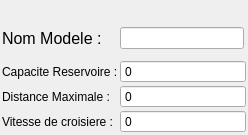
<?xml version="1.0" encoding="UTF-8"?>
<ui version="4.0">
 <class>ModeleShow</class>
 <widget class="QWidget" name="ModeleShow">
  <property name="geometry">
   <rect>
    <x>0</x>
    <y>0</y>
    <width>248</width>
    <height>135</height>
   </rect>
  </property>
  <property name="minimumSize">
   <size>
    <width>248</width>
    <height>0</height>
   </size>
  </property>
  <property name="maximumSize">
   <size>
    <width>250</width>
    <height>166</height>
   </size>
  </property>
  <property name="windowTitle">
   <string>Form</string>
  </property>
  <layout class="QGridLayout" name="gridLayout">
   <property name="leftMargin">
    <number>2</number>
   </property>
   <property name="topMargin">
    <number>2</number>
   </property>
   <property name="rightMargin">
    <number>2</number>
   </property>
   <property name="bottomMargin">
    <number>2</number>
   </property>
   <property name="spacing">
    <number>2</number>
   </property>
   <item row="1" column="0">
    <widget class="QLabel" name="label">
     <property name="minimumSize">
      <size>
       <width>0</width>
       <height>40</height>
      </size>
     </property>
     <property name="maximumSize">
      <size>
       <width>1000</width>
       <height>40</height>
      </size>
     </property>
     <property name="font">
      <font>
       <pointsize>12</pointsize>
      </font>
     </property>
     <property name="text">
      <string>Nom Modele :</string>
     </property>
    </widget>
   </item>
   <item row="2" column="0">
    <widget class="QLabel" name="label_3">
     <property name="text">
      <string>Capacite Reservoire :</string>
     </property>
    </widget>
   </item>
   <item row="3" column="0">
    <widget class="QLabel" name="label_4">
     <property name="text">
      <string>Distance Maximale :</string>
     </property>
    </widget>
   </item>
   <item row="2" column="1" colspan="2">
    <widget class="QSpinBox" name="Reser">
     <property name="buttonSymbols">
      <enum>QAbstractSpinBox::NoButtons</enum>
     </property>
     <property name="maximum">
      <number>10000</number>
     </property>
    </widget>
   </item>
   <item row="3" column="1" colspan="2">
    <widget class="QSpinBox" name="DistM">
     <property name="buttonSymbols">
      <enum>QAbstractSpinBox::NoButtons</enum>
     </property>
     <property name="maximum">
      <number>10000</number>
     </property>
    </widget>
   </item>
   <item row="4" column="0">
    <widget class="QLabel" name="label_5">
     <property name="text">
      <string>Vitesse de croisiere : </string>
     </property>
    </widget>
   </item>
   <item row="4" column="1" colspan="2">
    <widget class="QSpinBox" name="vitC">
     <property name="buttonSymbols">
      <enum>QAbstractSpinBox::NoButtons</enum>
     </property>
     <property name="maximum">
      <number>10000</number>
     </property>
    </widget>
   </item>
   <item row="1" column="1">
    <widget class="QLineEdit" name="lineEdit"/>
   </item>
   <item row="0" column="0">
    <spacer name="verticalSpacer">
     <property name="orientation">
      <enum>Qt::Vertical</enum>
     </property>
     <property name="sizeHint" stdset="0">
      <size>
       <width>20</width>
       <height>40</height>
      </size>
     </property>
    </spacer>
   </item>
  </layout>
 </widget>
 <resources/>
 <connections/>
</ui>
